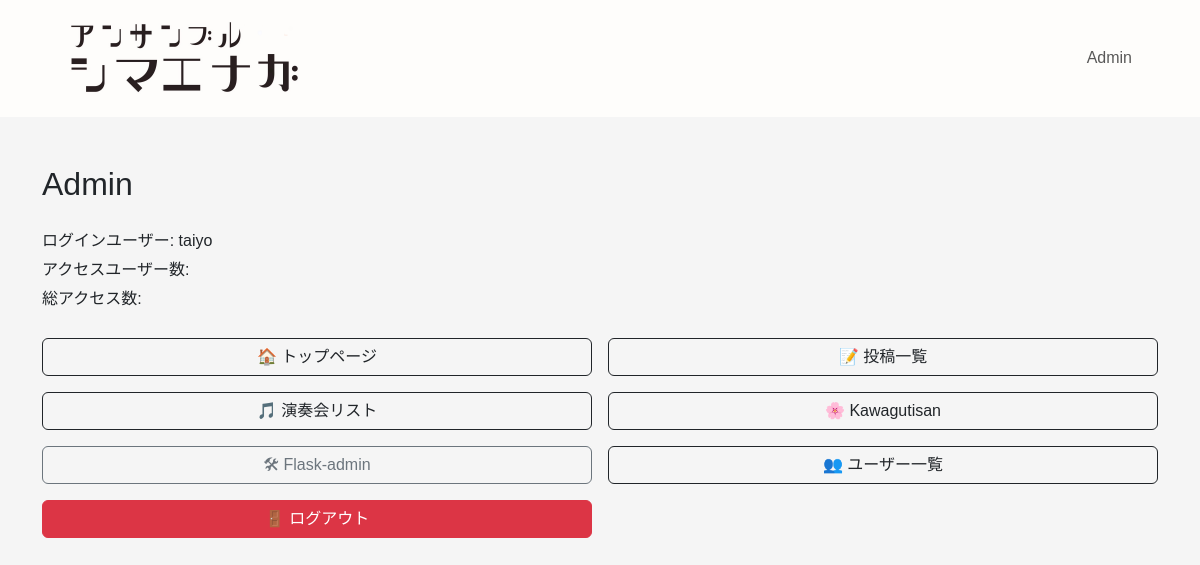
Before: /admin (signed in) with the older database file.
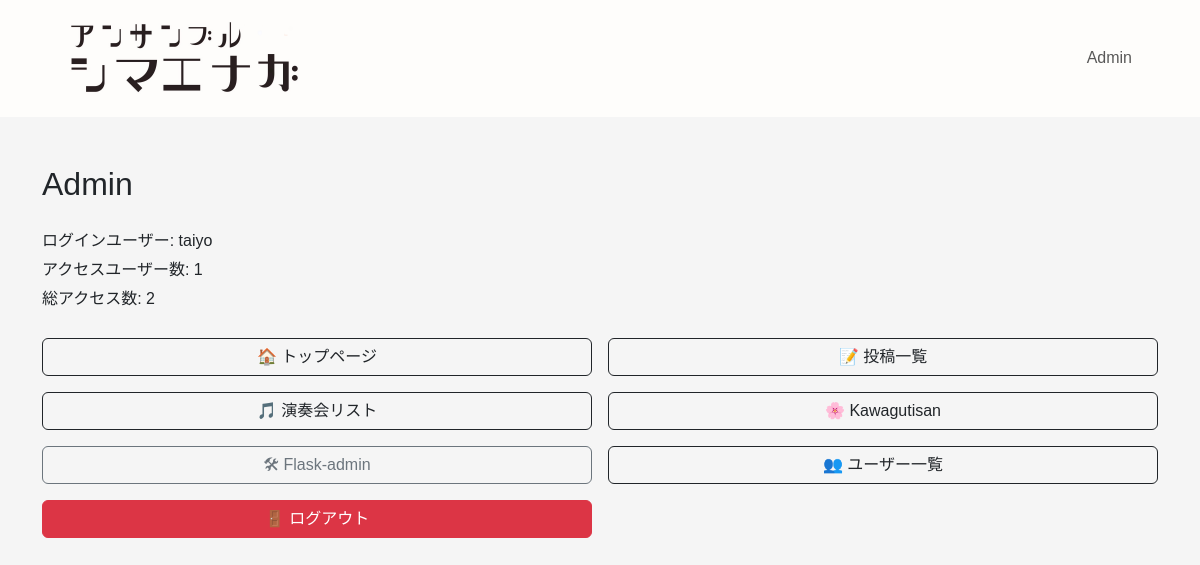
After: the same page with the newer database file.
### app/models/models.py (models this page shows, shortened)
class User(db.Model, UserMixin):
    __tablename__ = "users"
    id = db.Column(db.String(16), primary_key=True, nullable=False)
    name = db.Column(db.String(16), nullable=False)
    pw = db.Column(db.String(256), nullable=False)

class Counter(db.Model):
    __tablename__ = "counter"
    id = db.Column(db.Integer, primary_key=True, autoincrement=True)
    date = db.Column(db.Date, unique=True, nullable=False)
    access_count = db.Column(db.Integer, default=0)
    user_count = db.Column(db.Integer)

### app/routes/routes.py (the view)
@main_bp.route("/admin")
@login_required
def admin():
    count = Counter.query.order_by(Counter.date.desc()).first()
    return render_template("admin.html", count=count)

### app/templates/admin.html (shortened to what this page needs)
{% extends "layout_admin.html" %}
{% block content %}
<div class="container py-5">
    <h1 class="fs-2 mb-4">Admin</h1>
    <div class="mb-4">
        <p><strong>ログインユーザー:</strong> {{ current_user.name }}</p>
        <p><strong>アクセスユーザー数:</strong> {{ count.user_count }}</p>
        <p><strong>総アクセス数:</strong> {{ count.access_count }}</p>
    </div>
    <div class="row g-3">
        <div class="col-md-6">
            <a href="{{ url_for('main.index') }}" class="btn btn-outline-dark w-100">🏠 トップページ</a>
        </div>
        <div class="col-md-6">
            <a href="{{ url_for('main.post') }}" class="btn btn-outline-dark w-100">📝 投稿一覧</a>
        </div>
        <div class="col-md-6">
            <a href="{{ url_for('main.concert_list') }}" class="btn btn-outline-dark w-100">🎵 演奏会リスト</a>
        </div>
        <div class="col-md-6">
            <a href="{{ url_for('main.kawagutisan') }}" class="btn btn-outline-dark w-100">🌸 Kawagutisan</a>
        </div>
        {% if current_user.id == "taiyo" %}
        <div class="col-md-6">
            <a href="/management" class="btn btn-outline-secondary w-100">🛠 Flask-admin</a>
        </div>
        <div class="col-md-6">
            <a href="{{ url_for('main.user') }}" class="btn btn-outline-dark w-100 ">👥 ユーザー一覧</a>
        </div>
        {% endif %}
        <div class="col-md-6">
            <a href="{{ url_for('main.logout') }}" class="btn btn-danger w-100">🚪 ログアウト</a>
        </div>
    </div>
</div>
{% endblock %}

### app/templates/layout_admin.html (shortened to what this page needs)
<!DOCTYPE html>
<html lang="ja">
<head>
	<link rel="stylesheet" href="https://cdnjs.cloudflare.com/ajax/libs/font-awesome/6.4.2/css/all.min.css">
  <link rel="stylesheet" href="https://cdn.jsdelivr.net/npm/bootstrap@5.3.0/dist/css/bootstrap.min.css">
  <link rel="stylesheet" href="{{ url_for('static', filename='css/reset-min.css') }}">
  <link rel="stylesheet" href="{{ url_for('static', filename='css/layout.css') }}">
  <link rel="stylesheet" href="{{ url_for('static', filename='css/style.css') }}">
</head>
<body style="background-color:whitesmoke;">
	<header class="p-1 px-md-5 py-md-2">
		<div class="header-contents">
			<nav class="navbar navbar-expand-md">
        <div class="container-fluid d-flex flex-wrap align-items-center">
          <div class="flex-grow-1 d-flex justify-content-center justify-content-md-start">
            <a class="navbar-brand" href="{{ url_for('main.admin') }}"><img src="{{ url_for('static', filename='images/logo.png') }}" alt=""></a>
          </div>
          <div class="collapse navbar-collapse" id="navbarNav">
            <ul class="navbar-nav ms-auto">
              <li class="nav-item"><a class="nav-link" href="{{ url_for('main.admin') }}">Admin</a></li>
            </ul>
          </div>
        </div>
			</nav>
		</div>
	</header>
	<main>
		{% block content %}{% endblock %}
	</main>
</body>
</html>

### app/static/css/layout.css (style rules this page uses)
html { height: 100%; }
body { background-color: #d0e7e1; font-family: "游ゴシック体", YuGothic, "游ゴシック Medium", "Yu Gothic Medium","游ゴシック", "Yu Gothic", sans-serif; line-height: 1.8; display: flex; flex-direction: column; height: 100%; }
* { box-sizing: border-box; }
main { flex: 1; }
ul { list-style: none; padding: 0; }
a { text-decoration: none !important; }
header { background-color: #fefdfb; }
header img { width: 250px; }
@media (min-width: 768px) { header nav li { position: relative; margin-left: 16px; } }
@media (min-width: 768px) { header nav li::before { content:""; position: absolute; background:black; width: 0; height:1px; transition: all 0.4s linear; left: 0; bottom:3px; } }

Changed rows visible on the page:
added Counter: user_count "1", access_count "2"
